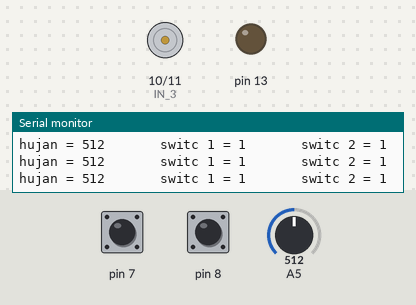
Simulated run of this sketch. Board: Arduino Uno, built with avr-gcc and run on an emulated ATmega328P. Shown: motor-driver pin pairs drawn as motors (green arrow = first pin HIGH = forward, orange = second pin HIGH = backward, longer = more drive), output pins drawn as LEDs (lit = HIGH), the last lines printed to the serial monitor. Inputs (shaded band) come from the test bench; at power-on: A5 = 512, pin 7 HIGH, pin 8 HIGH.

Above: at 1.2 s.
1.3 s: A5 set to 418
4.3 s: A5 set to 388
At 5.3 s:
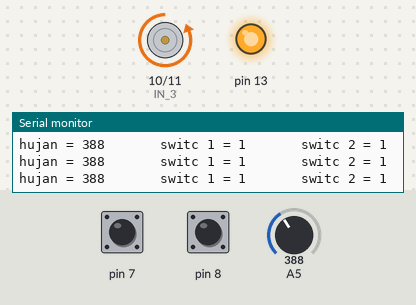
5.9 s: pin 7 pulled LOW for 0.15 s
At 6.03 s:
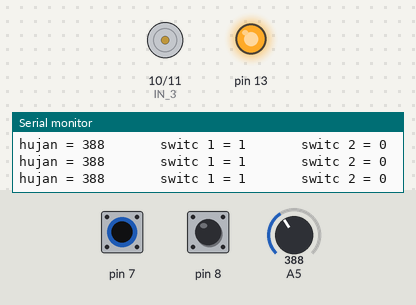
7.6 s: A5 set to 689
10.6 s: A5 set to 717
At 11.3 s:
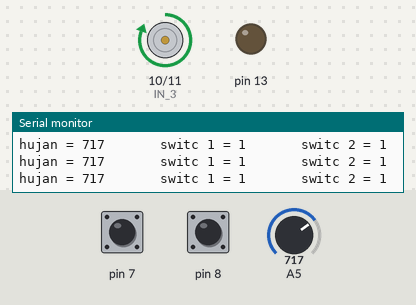
12.2 s: A5 set to 390
At 13.0 s:
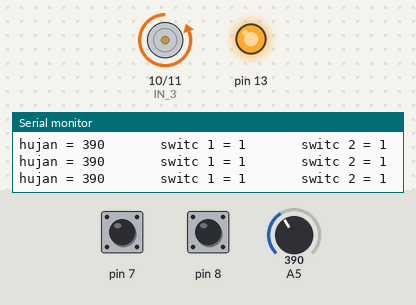
Timing chart, 0 to 14.8 s (numbered marks = the images above; inputs shaded):
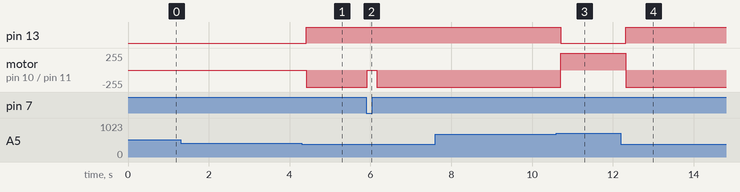

Measured:
- the behaviour switches between 400 and 399 on A5 (found by bisection; images 0 and 1)
- the behaviour switches between 700 and 701 on A5 (found by bisection; images 2 and 3)
- after the input at 4.3 s, pin 13: LOW → HIGH after 0.11 s; motor on pin 10 (IN_3) / pin 11 (IN_4): stopped → backward 255/255 after 0.11 s
- after the input at 5.9 s, motor on pin 10 (IN_3) / pin 11 (IN_4): backward 255/255 → stopped at once, → backward 255/255 0.24 s later
- after the input at 10.6 s, pin 13: HIGH → LOW after 0.11 s; motor on pin 10 (IN_3) / pin 11 (IN_4): backward 255/255 → forward 255/255 after 0.11 s
- after the input at 12.2 s, pin 13: LOW → HIGH after 0.12 s; motor on pin 10 (IN_3) / pin 11 (IN_4): forward 255/255 → backward 255/255 after 0.12 s

The sketch:

JemuranOtomatis.ino
```cpp
#include "var.h"
#include "Analog.h"
#include "Digital.h"
void setup() {
  pinMode(IN_3, OUTPUT);
  pinMode(IN_4, OUTPUT);
  pinMode(ENA, OUTPUT);
  pinMode(5, INPUT);
  pinMode(12, INPUT);
  pinMode(13, OUTPUT);
  pinMode(8, INPUT_PULLUP);
  pinMode(7, INPUT_PULLUP);
  Serial.begin(115200);
}
void loop() {
  Analog();
  //  Digital();
}
```

Analog.h
```cpp
void Analog() {
  hujanA = analogRead(5);
  Serial.print("hujan = ");
  Serial.print(hujanA);
  Serial.print("       ");
  saklar1 = digitalRead(8);
  Serial.print("switc 1 = ");
  Serial.print(saklar1);
  Serial.print("       ");
  saklar2 = digitalRead(7);
  Serial.print("switc 2 = ");
  Serial.println(saklar2);

  if (hujanA > 700 && saklar1 == 1) { //tidak hujan
    delay(100);
    digitalWrite(IN_3, HIGH);
    digitalWrite(IN_4, LOW);
    digitalWrite(13, LOW);
  }
  if (hujanA > 700 && saklar1 == 0) {
    digitalWrite(IN_3, LOW);
    digitalWrite(IN_4, LOW);
    digitalWrite(13, LOW);
  }
  if (hujanA < 400 && saklar2 == 1) {// saat hujan
    delay(100);
    digitalWrite(IN_3, LOW);
    digitalWrite(IN_4, HIGH);
    digitalWrite(13, HIGH);
  }
  if (hujanA < 400 && saklar2 == 0) {
    digitalWrite(IN_3, LOW);
    digitalWrite(IN_4, LOW);
    digitalWrite(13, HIGH);
  }
}
```

Digital.h
```cpp
void Digital() {
  hujanD = digitalRead(12);
  Serial.print("hujan = ");
  Serial.print(hujanD);
  Serial.print("       ");
  saklar1 = digitalRead(8);
  Serial.print("switc 1 = ");
  Serial.print(saklar1);
  Serial.print("       ");
  saklar2 = digitalRead(7);
  Serial.print("switc 2 = ");
  Serial.println(saklar2);

  if (hujanD == 1 && saklar1 == 1) {//tidak hujan
    delay(100);
    digitalWrite(IN_3, HIGH);
    digitalWrite(IN_4, LOW);
    digitalWrite(13, LOW);
  }
  if (hujanD == 1 && saklar1 == 0) {
    digitalWrite(IN_3, LOW);
    digitalWrite(IN_4, LOW);
    digitalWrite(13, LOW);
  }
  if (hujanD == 0 && saklar2 == 1) {// saat hujan
    delay(100);
    digitalWrite(IN_3, LOW);
    digitalWrite(IN_4, HIGH);
    digitalWrite(13, HIGH);
  }
  if (hujanD == 0 && saklar2 == 0) {
    digitalWrite(IN_3, LOW);
    digitalWrite(IN_4, LOW);
    digitalWrite(13, HIGH);
  }
}
```

var.h
```cpp
int IN_3 = 10;
int IN_4 = 11;
int ENA = 5;
int hujanA;
int hujanD;
int saklar1;
int saklar2;
```
